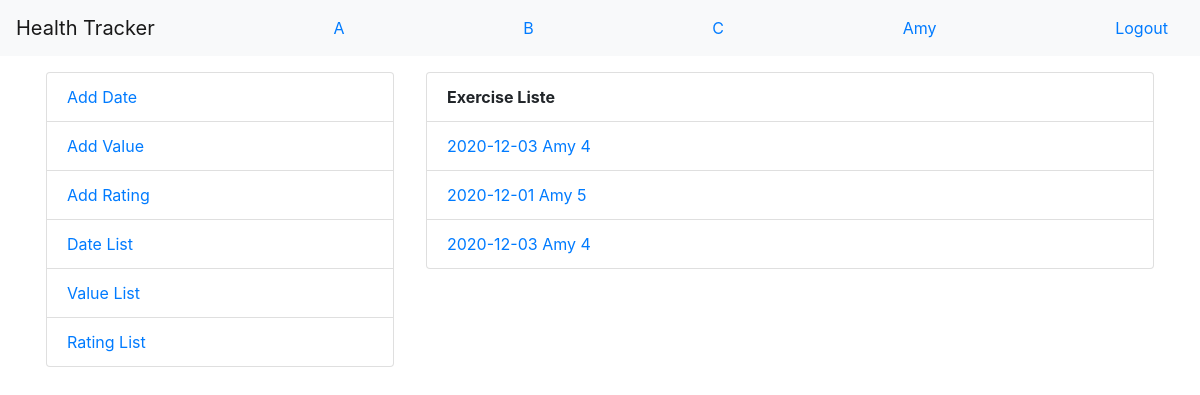
/health_tracker/value/list/ (signed in), run on the app's committed database.
### health_tracker/models.py (models this page shows, shortened)
class Value(models.Model):
    user = models.ForeignKey(settings.AUTH_USER_MODEL,on_delete=models.CASCADE)
    date=models.ForeignKey(Date,on_delete=models.CASCADE)
    value = models.IntegerField()
    def get_absolute_url(self):
        return reverse('health_tracker:value_detail', args=[self.pk])

class Date(models.Model):
    DAY = "DAY"
    WEEK = "WEEK"
    OPTION = [(DAY, 'Day'), (WEEK, 'Week')]
    date=models.DateField(default=datetime.date.today)
    option=models.TextField(choices=OPTION)
    def __str__(self):
        return self.date.__str__()

### health_tracker/views.py (the view)
class ListViewWithUser(LoginRequiredMixin,generic.ListView):
    def get_queryset(self):
        return super().get_queryset().filter(user__exact=self.request.user)

### health_tracker/templates/health_tracker/value_list.html (shortened to what this page needs)
{% extends "health_tracker/base.html" %}
{% block content %}
<ul class="list-group">
    <li class="list-group-item"><b>Exercise Liste</b></li>
    {% for object in object_list %}
    <li class="list-group-item"><a href="{{object.get_absolute_url}}">{{ object.date }}      {{ object.user }}      {{ object.value }}</a></li>
    {% endfor %}
</ul>
{% endblock %}

### health_tracker/templates/health_tracker/base.html (shortened to what this page needs)
<!DOCTYPE html>
<html lang="en">
<head>
    <link rel="stylesheet" href="https://cdn.jsdelivr.net/npm/bootstrap@4.5.3/dist/css/bootstrap.min.css"
>
</head>
<body>
<nav class="navbar navbar-light bg-light center">
    <a class="navbar-brand" href="{% url 'home'%}">Health Tracker</a>
    <a class="nav-link" href="">A</a>
    <a class="nav-link" href="">B</a>
    <a class="nav-link" href="">C</a>
    <a class="nav-link" href="#">{{user}}</a>
    <a class="nav-link" href="{% url 'logout'%}">Logout</a>
</nav>
<div class="container-md">
    <div class="row">
        <div class="col-12 col-md-4 col-xs-12 col-sm-6 p-3">
            {% block sidebar %}
            <ul class="list-group">
                {% block menuelement %}
                <li class="list-group-item"><a href="{%url 'health_tracker:date_create' %}">Add Date</a></li>
                <li class="list-group-item"><a href="{%url 'health_tracker:value_create' %}">Add Value</a></li>
                <li class="list-group-item"><a href="{%url 'health_tracker:rating_create' %}">Add Rating</a></li>
                <li class="list-group-item"><a href="{%url 'health_tracker:date_list' %}">Date List</a></li>
                <li class="list-group-item"><a href="{%url 'health_tracker:value_list' %}">Value List</a></li>
                <li class="list-group-item"><a href="{%url 'health_tracker:rating_list' %}">Rating List</a></li>
                {% endblock menuelement %}
            </ul>
            {% endblock sidebar%}
        </div>
        <div class="col-12 col-md-8 col-xs-12 col-sm-6 p-3">
            {% block content %}{% endblock content%}
        </div>
    </div>
</div>
</body>
</html>

### data on the page
Value: date "2020-12-03", user "Amy", value "4"
Value: date "2020-12-01", user "Amy", value "5"
Value: date "2020-12-03", user "Amy", value "4"

### other printed values
{{ user }} "Amy"
